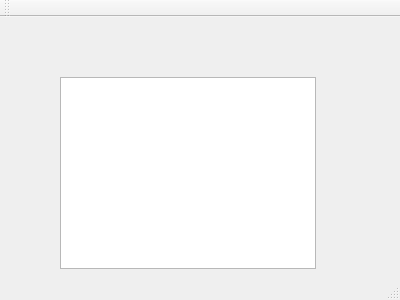
<?xml version="1.0" encoding="UTF-8"?>
<ui version="4.0">
 <class>MainWindow</class>
 <widget class="QMainWindow" name="MainWindow">
  <property name="geometry">
   <rect>
    <x>0</x>
    <y>0</y>
    <width>400</width>
    <height>300</height>
   </rect>
  </property>
  <property name="windowTitle">
   <string>MainWindow</string>
  </property>
  <widget class="QWidget" name="centralWidget">
   <widget class="QColumnView" name="columnView">
    <property name="geometry">
     <rect>
      <x>60</x>
      <y>60</y>
      <width>256</width>
      <height>192</height>
     </rect>
    </property>
   </widget>
  </widget>
  <widget class="QMenuBar" name="menuBar">
   <property name="geometry">
    <rect>
     <x>0</x>
     <y>0</y>
     <width>400</width>
     <height>21</height>
    </rect>
   </property>
  </widget>
  <widget class="QToolBar" name="mainToolBar">
   <attribute name="toolBarArea">
    <enum>TopToolBarArea</enum>
   </attribute>
   <attribute name="toolBarBreak">
    <bool>false</bool>
   </attribute>
  </widget>
  <widget class="QStatusBar" name="statusBar"/>
 </widget>
 <layoutdefault spacing="6" margin="11"/>
 <resources/>
 <connections/>
</ui>
